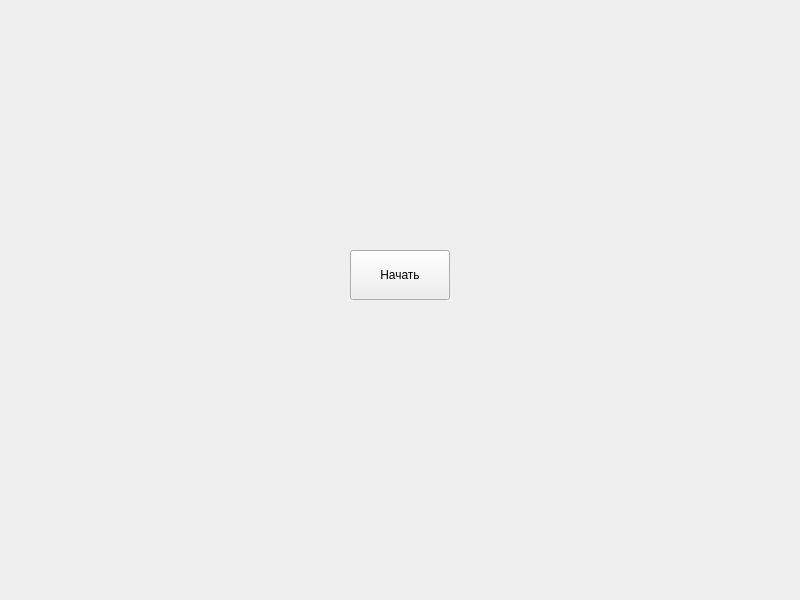
<?xml version="1.0" encoding="UTF-8"?>
<ui version="4.0">
 <class>MainWindow</class>
 <widget class="QMainWindow" name="MainWindow">
  <property name="geometry">
   <rect>
    <x>0</x>
    <y>0</y>
    <width>800</width>
    <height>600</height>
   </rect>
  </property>
  <property name="windowTitle">
   <string>MainWindow</string>
  </property>
  <widget class="QWidget" name="centralwidget">
   <widget class="QPushButton" name="pushButton">
    <property name="geometry">
     <rect>
      <x>350</x>
      <y>250</y>
      <width>100</width>
      <height>50</height>
     </rect>
    </property>
    <property name="text">
     <string>Начать</string>
    </property>
   </widget>
  </widget>
  <widget class="QMenuBar" name="menubar">
   <property name="geometry">
    <rect>
     <x>0</x>
     <y>0</y>
     <width>800</width>
     <height>21</height>
    </rect>
   </property>
  </widget>
 </widget>
 <resources/>
 <connections/>
</ui>
